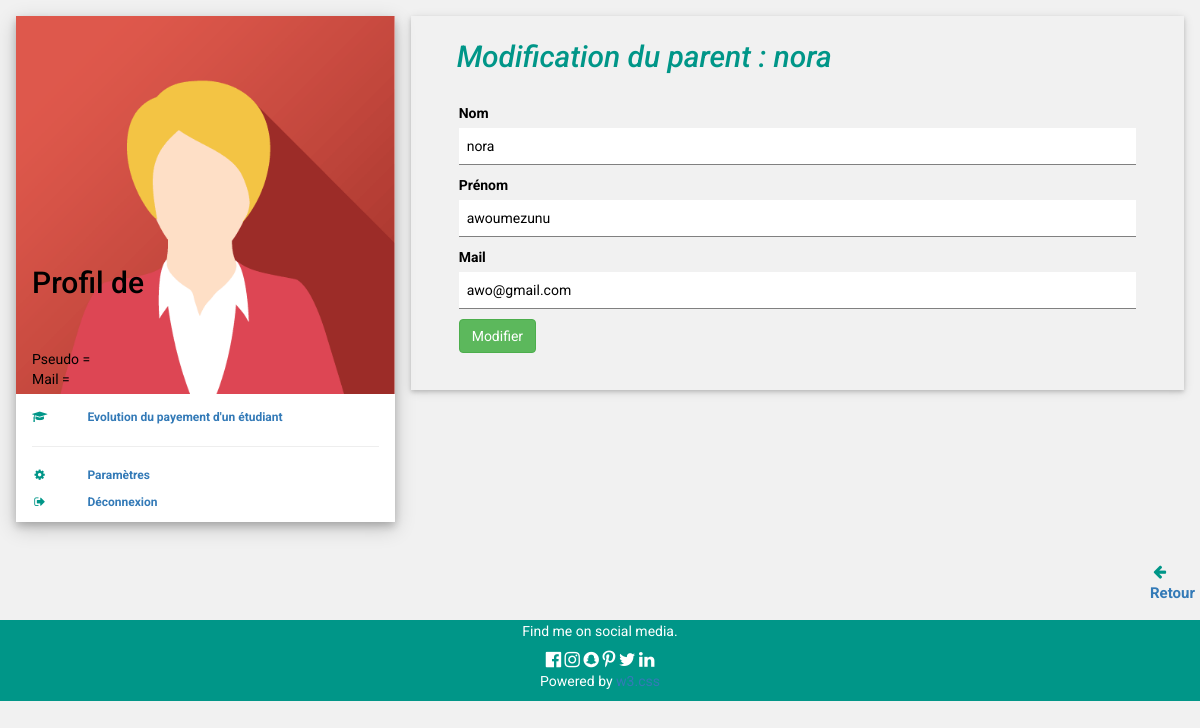
/index_parent_parametre.php?id=1, run on the app's committed database.
### tables this page shows
CREATE TABLE IF NOT EXISTS `tuteur` (
`id` int(11) NOT NULL,
  `nom` varchar(30) NOT NULL,
  `prenom` varchar(35) NOT NULL,
  `mail` varchar(50) NOT NULL,
  `p1` varchar(5) NOT NULL,
  `p2` varchar(5) NOT NULL,
  `pseudo` varchar(20) NOT NULL,
  `motdepasse` varchar(50) NOT NULL
);

### index_parent_parametre.php (the view, shortened to what this page needs)
<!DOCTYPE html>
<html>
<link rel="stylesheet" href="w3.css">
<link rel="stylesheet" href="font-awesome.min.css">
<link rel="stylesheet" href="bootstrap.min.css">
<body class="w3-light-grey">
<div class="w3-content w3-margin-top" style="max-width:1400px;">
  <div class="w3-row-padding">
    <div class="w3-third">
      <div class="w3-white w3-text-grey w3-card-4">
        <div class="w3-display-container">
          <img src="w3images/avatar5.png" style="width:100%" alt="Avatar">
          <div class="w3-display-bottomleft w3-container w3-text-black">
           <h2>Profil de <?php echo $_SESSION['pseudo']; ?></h2>
              <br/><br/>
             Pseudo = <?php echo $_SESSION['pseudo']; ?>
              <br/>
              Mail = <?php echo $_SESSION['mail']; ?>
                          </div>
        </div>
        <div class="w3-container">
        <br/>
         <p class="w3-small"><b><i class="fa fa-graduation-cap fa-fw w3-margin-right w3-text-teal"></i><a href="index_parent_reception.php?id=<?php echo ($_SESSION['id']);?>" target="_parent" class="w3-padding-large w3-hover-white" style="text-decoration:none;">Evolution du payement d'un étudiant</a></b></p>
         <hr>
         <p class="w3-small"><b><i class="fa fa-gear fa-fw w3-margin-right w3-text-teal"></i><a href="index_parent_parametre.php?id=<?php echo ($_SESSION['id']);?>" target="_parent" class="w3-padding-large w3-hover-white" style="text-decoration:none;">Paramètres</a></b></p>
         <p class="w3-small"><b><i class="fa fa-sign-out fa-fw w3-margin-right w3-text-teal"></i><a href="decon.php" target="_parent" class="w3-padding-large w3-hover-white" style="text-decoration:none;">Déconnexion</a></b></p>
        </div>
      </div><br>
    </div>
    <div class="w3-twothird">
      <?php
            $bdd = new PDO('mysql:host=127.0.0.1; dbname=scolariteweb','root', '');
            $id=$_GET['id'];
            $_select = $bdd->prepare("SELECT * FROM tuteur WHERE id=$id ");
            $_select->execute();
            while ($s=$_select->fetch(PDO::FETCH_OBJ)) {
          ?>
      <div class="w3-container w3-card-2  w3-margin-bottom">
        <h2 class="w3-text-teal w3-padding-4" style="margin-left:30px;"><i>Modification du parent : <?php echo $s->nom;?> </i></h2>
        <div class="w3-container">
          <div class="w3-row-padding w3-light-grey w3-padding-16 w3-container">
          <div class="w3-content">
            <form method="POST" action="">
             <p>
          <label>Nom</label>
          <input class="w3-input" value="<?php echo $s->nom;?>" autocomplete="off" name="nom" type="text"></p>
          <p>
          <label>Prénom</label>
          <input class="w3-input" value="<?php echo $s->prenom;?>" autocomplete="off" name="pe" type="text"></p>
          <p>
          <label>Mail</label>
          <input class="w3-input" value="<?php echo $s->mail;?>" autocomplete="off" name="mail" type="email"></p>
              <button  type="submit" class="btn btn-success" name="valider" >Modifier</button>
            </form><br/>
              </div>
          </div>
        </div>
      </div>
        <?php
      }
        ?>
        <?php
            $bdd = new PDO('mysql:host=127.0.0.1; dbname=scolariteweb','root', '');
            $id=$_GET['id'];
            $_select = $bdd->prepare("SELECT * FROM tuteur WHERE id=$id");
            $_select->execute();
            while ($z=$_select->fetch(PDO::FETCH_OBJ)) {
          ?>
  </div><br/>
</div>
      </div>
      <?php
                   }
                   ?>
  </div><br/>
  <p class="w3-medium" style="margin-left:1150px;"><b><i class="fa fa fa-arrow-left fa-fw w3-margin-right w3-text-teal"></i><a href="index_parent_reception.php?id=<?php echo ($_SESSION['id']);?>" target="_parent" class="w3-padding-2" style="text-decoration:none;">Retour</a></b></p>
<footer class="w3-container w3-teal w3-center w3-margin-top">
  <p>Find me on social media.</p>
  <i class="fa fa-facebook-official w3-hover-text-indigo w3-large"></i>
  <i class="fa fa-instagram w3-hover-text-purple w3-large"></i>
  <i class="fa fa-snapchat w3-hover-text-yellow w3-large"></i>
  <i class="fa fa-pinterest-p w3-hover-text-red w3-large"></i>
  <i class="fa fa-twitter w3-hover-text-light-blue w3-large"></i>
  <i class="fa fa-linkedin w3-hover-text-indigo w3-large"></i>
  <p>Powered by <a href="default.html" target="_blank">w3.css</a></p>
</footer>
</body>
</html>

### index_parent_parametre.php (style rules this page uses)
html,body,h1,h2,h3,h4,h5,h6 { font-family: "Roboto", sans-serif }
a { cursor: pointer; text-decoration:none; }

### data on the page
tuteur: nom "nora", pe "awoumezunu", mail "awo@gmail.com"
